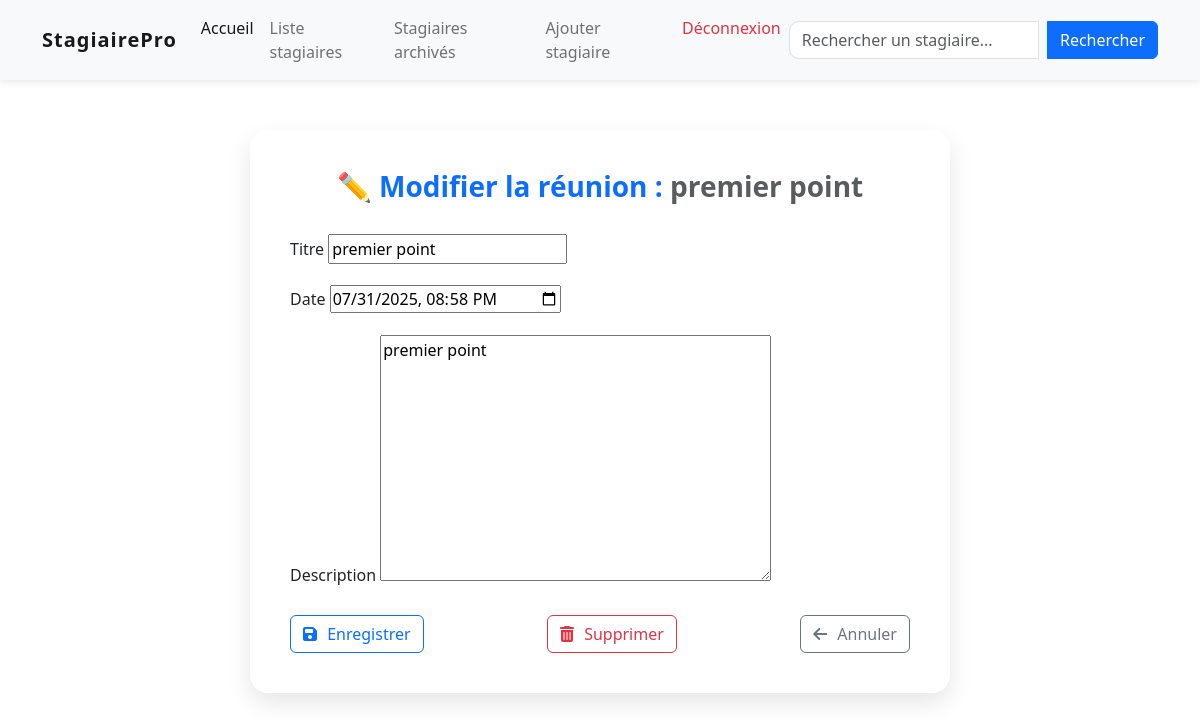
/reunion/13/modifier/ (signed in), run on the app's committed database.
### myApp/models.py (models this page shows, shortened)
class Reunion(models.Model):
    stagiaire = models.ForeignKey(Stagiaire, on_delete=models.CASCADE, related_name='reunions')
    titre = models.CharField(max_length=200)
    date = models.DateTimeField()
    description = models.TextField(blank=True)

### myApp/views.py (the view)
# urls.py: path('reunion/<int:reunion_id>/modifier/', views.modifier_reunion, name='modifier_reunion'),
@login_required(login_url='login')
@never_cache
def modifier_reunion(request, reunion_id):
    reunion = get_object_or_404(Reunion, id=reunion_id)
    stagiaire_id = reunion.stagiaire.id  # garde l'id avant suppression
    if request.method == 'POST':
        if 'supprimer' in request.POST:
            reunion.delete()
            return redirect('consulter_reunions', stagiaire_id=stagiaire_id)
        else:
            form = ReunionForm(request.POST, instance=reunion)
            if form.is_valid():
                form.save()
                return redirect('consulter_reunions', stagiaire_id=stagiaire_id)
    else:
        form = ReunionForm(instance=reunion)
    return render(request, 'myApp/modifier_reunion.html', {'form': form, 'reunion': reunion})

### myApp/form.py
class ReunionForm(forms.ModelForm):
    class Meta:
        model = Reunion
        fields = ['titre', 'date', 'description']
        widgets = {
            'date': forms.DateTimeInput(attrs={'type': 'datetime-local'}),
        }

### myApp/templates/myApp/modifier_reunion.html (shortened to what this page needs)
{% extends 'myApp/base.html' %}
{% block content %}
<link href="https://cdn.jsdelivr.net/npm/bootstrap@5.3.2/dist/css/bootstrap.min.css" rel="stylesheet">
<link href="https://cdnjs.cloudflare.com/ajax/libs/font-awesome/6.5.0/css/all.min.css" rel="stylesheet">
<div class="form-card">
  <h3>✏️ Modifier la réunion : <span class="text-muted">{{ reunion.titre }}</span></h3>
  <form method="post">
    <div class="mb-3">
      <label for="id_titre" class="form-label">Titre</label>
      {{ form.titre }}
    </div>
    <div class="mb-3">
      <label for="id_date" class="form-label">Date</label>
      {{ form.date }}
    </div>
    <div class="mb-3">
      <label for="id_description" class="form-label">Description</label>
      {{ form.description }}
    </div>
    <div class="btn-group-custom">
      <button type="submit" class="btn btn-outline-primary" name="modifier">
        <i class="fas fa-save"></i> Enregistrer
      </button>
      <button type="submit" class="btn btn-outline-danger" name="supprimer"
              onclick="return confirm('Confirmer la suppression ?')">
        <i class="fas fa-trash-alt"></i> Supprimer
      </button>
      <a href="{% url 'consulter_reunions' reunion.stagiaire.id %}" class="btn btn-outline-secondary">
        <i class="fas fa-arrow-left"></i> Annuler
      </a>
    </div>
  </form>
</div>
{% endblock %}

### myApp/templates/myApp/base.html (style rules this page uses)
:root { --bs-primary: #007bff; --bs-primary-hover: #0056b3; }

### myApp/templates/myApp/modifier_reunion.html (style rules this page uses)
.form-card { max-width: 700px; margin: 50px auto; background: white; padding: 40px; border-radius: 18px; box-shadow: 0 10px 25px rgba(0, 0, 0, 0.1); }
.form-card h3 { text-align: center; margin-bottom: 30px; font-weight: bold; color: #0d6efd; }
.form-label { font-weight: 500; }
.btn-group-custom { display: flex; justify-content: space-between; gap: 10px; flex-wrap: wrap; margin-top: 20px; }
.btn i { margin-right: 6px; }

### data on the page
Reunion: titre "premier point", date "07/31/2025 20:58", description "premier point"
